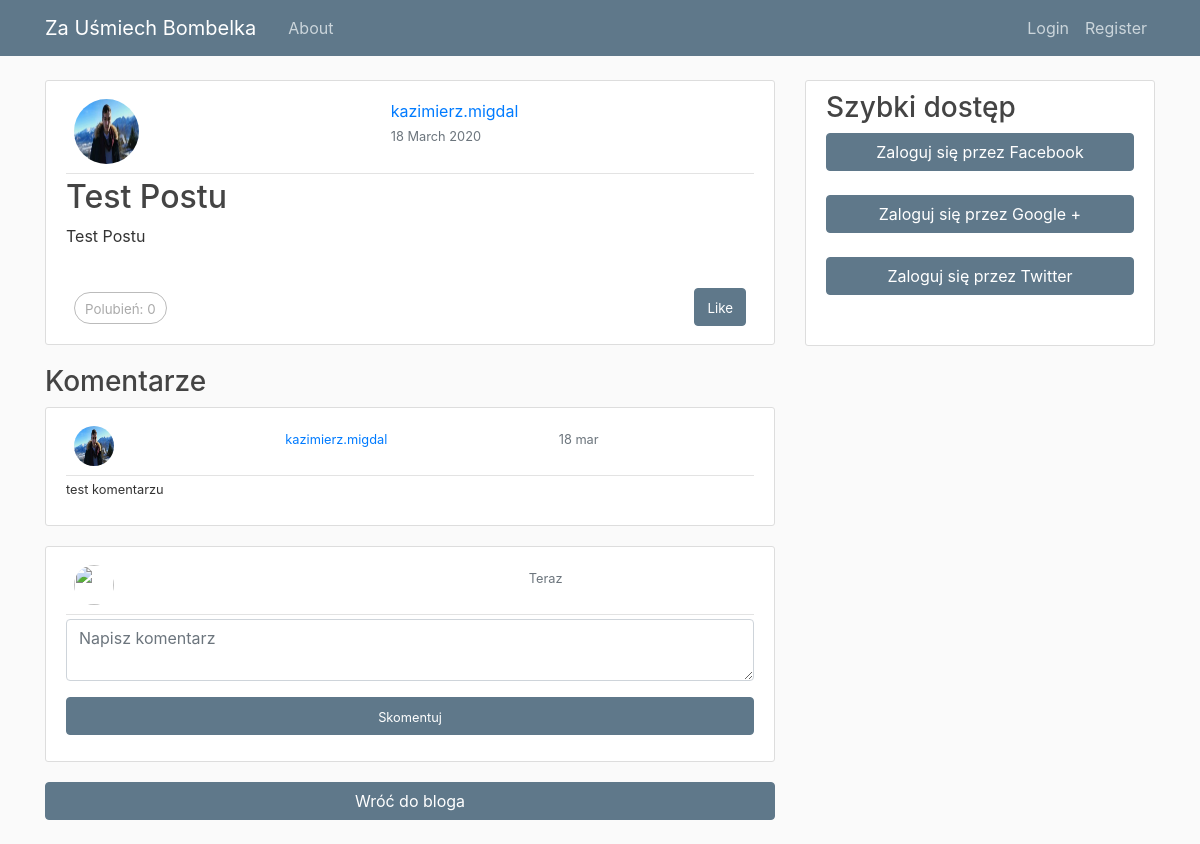
/post/43/, run on an earlier commit of the app's database.
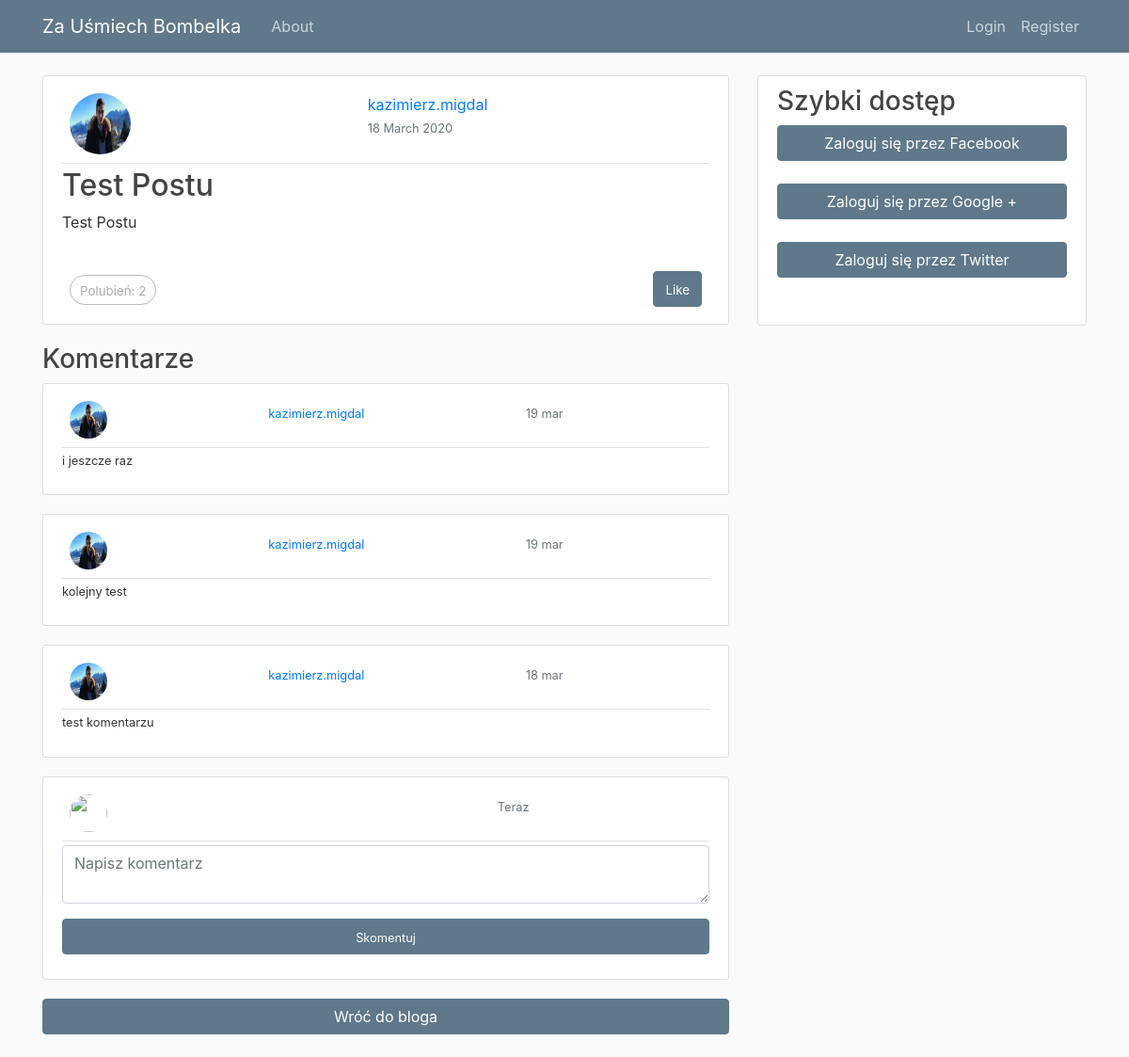
And on a later commit of the database.
### blog/models.py (models this page shows, shortened)
class Post(models.Model):
    title = models.CharField(max_length=100)
    content = models.TextField()
    date_posted = models.DateTimeField(default=timezone.now)
    author = models.ForeignKey(User, on_delete=models.CASCADE)
    users_like = models.ManyToManyField(User,
                            related_name='images_liked',
                            blank=True)

class Comment(models.Model):
    post = models.ForeignKey('Post', on_delete=models.CASCADE, related_name='comments')
    author = models.ForeignKey(User, on_delete=models.CASCADE)
    text = models.TextField()
    created_date = models.DateTimeField(default=timezone.now)
    class Meta:
        ordering = ('-created_date', )

### users/models.py (models this page shows, shortened)
class Profile(models.Model):
    user = models.OneToOneField(User, on_delete=models.CASCADE)
    image = models.ImageField(default='default.jpg', upload_to='profile_pics')
    description = models.TextField(default='Brak opisu')
    SEX_TAG_CHOISE = [('Boy','dla chłopca'),('Girl', 'dla dziewczynki'), ('Unisex', 'zarówno dla chłopca jaki i dziewczynki')]
    AGE_TAG_CHOISE =[(1,'< 1 miesiąca'),(2,'< 3 miesiący'),(3,'< 6 miesięcy'),(4,'< 1 rok'),(5,'< 1.5 roku'),(6,'< 2 lat'),(7,'Ponad 2 lat')]
    interested_sex_tag = models.CharField(max_length=6, choices = SEX_TAG_CHOISE, default='Unisex')
    interested_age_tag = models.IntegerField(choices=AGE_TAG_CHOISE, default=1)
    sold_sex_tag = models.CharField(max_length=6, choices = SEX_TAG_CHOISE, default='Unisex')
    sold_age_tag = models.IntegerField(choices=AGE_TAG_CHOISE, default=1)

### blog/views.py (the view, shortened to what this page needs)
# urls.py: path('post/<int:pk>/', PostDetailView.as_view(), name='post-detail'),
class PostDetailView(FormMixin, DetailView):
    model = Post
    form_class = CommentForm
    def get_context_data(self, **kwargs):
        context = super(PostDetailView, self).get_context_data(**kwargs)
        context['section'] = 'blog'
        context['cos'] = self.object.id
        context['form'] = CommentForm()
        return context

### blog/forms.py
class CommentForm(forms.ModelForm):
    text = forms.CharField(label="",widget=forms.Textarea(attrs={"rows":"2", "class":"form-control", "placeholder": "Napisz komentarz"}))
    class Meta:
        model = Comment
        fields = ('text',)

### blog/templates/blog/post_detail.html (shortened to what this page needs)
{% extends "blog/base.html" %}
{% load crispy_forms_tags%}
{% block content %}
<article class="media content-section">
  <div class="media-body">
      <div class="article-metadata">
            <div class="d-flex align-content-end flex-wrap" >
                <div class="p-2 mr-auto">
                    <img class="rounded-circle article-img" src="{{ object.author.profile.image.url }}">
                </div>
                <div class="p-2 mr-auto">
                    <a class="mr-2" href="{% url 'profile' object.author.username %}">{{ object.author }}</a>
                    <br>
                    <small class="text-muted mr-2">{{ object.date_posted|date:"d F Y" }}</small>
                </div>
            </div>
        </div>
      <h2><a class="article-title" href="{% url 'post-detail' post.id%}">{{ object.title }}</a></h2>
      <p class="article-content">{{ object.content }}</p>
      <br>
      <div class="d-flex bd-highlight" >
        <div class="mr-auto p-2 bd-highlight">
          <span class="count">
            <span style="font-size:smaller;">Polubień: <span class="total">{{ post.users_like.count}}</span></span>
          </span>
        </div>
        <div class="p-2 bd-highlight">
           <a href="#" data-id="{{ object.id }}"  data-action="{% if request.user in object.users_like.all %}un{% endif %}like" class=" btn btn-sample like button">
              <span style="font-size:smaller;">{% if request.user not in object.users_like.all %}
                Like
                {% else %}
                  Unlike
                {% endif %}
              </span>
          </a>
        </div>
      </div>
  </div>
</article>
<h3>Komentarze</h3>
{% for comment in post.comments.all %}
<article class="media content-section">
  <div class="media-body">
  <div class="article-metadata">
    <div class="d-flex align-content-end flex-wrap">
      <div class="p-2 mr-auto">
        <img class="rounded-circle comment-img" src="{{ comment.author.profile.image.url }}">
      </div>
      <div class="p-2 mr-auto">
        <small><a class="mr-2" href="{% url 'profile' comment.author.username %}">{{ comment.author }}</a></small>
      </div>
      <div class="p-2 mr-auto">
        <small class="text-muted">{{ comment.created_date|date:'d b' }}</small>
      </div>
    </div>
  </div>
  <small>{{ comment.text|linebreaks }}</small>
  </div>
</article>
{% endfor %}
<article class="media content-section">
  <div class="media-body">
    <div class="article-metadata">
      <div class="d-flex align-content-end flex-wrap">
        <div class="p-2 mr-auto">
          <img class="rounded-circle comment-img" src="{{ request.user.profile.image.url }}">
        </div>
        <div class="p-2 mr-auto">
          <small><a class="mr-2" href="{% url 'profile' request.user.username %}">{{ request.user.username }}</a></small>
        </div>
        <div class="p-2 mr-auto">
          <small class="text-muted">Teraz</small>
        </div>
      </div>
    </div>
    <form method="POST" enctype="multipart/form-data">
      <div class="form-group">
        <div class="form-row">
          <div class="form-group col">
            {{ form.text|as_crispy_field}}
          </div>
        </div>
        <div class="position-relative">
          <button class="btn btn-sample btn-block" type="submit"><small>Skomentuj</small></button>
        </div>
      </div>
    </form>
  </div>
</article>
<div class="position-relative mb-4">
  <a href="{% url 'blog-home' %}"><button class="btn btn-sample btn-block">Wróć do bloga</button></a>
</div>
{% endblock content %}

What changed in the data, as far as the page shows it:
computed for Post "Test Postu": users_like.count "0" → "2"
added Comment: author.profile.image (picture), author "kazimierz.migdal", created_date "19 mar", text "i jeszcze raz"
added Comment: author.profile.image (picture), author "kazimierz.migdal", created_date "19 mar", text "kolejny test"
